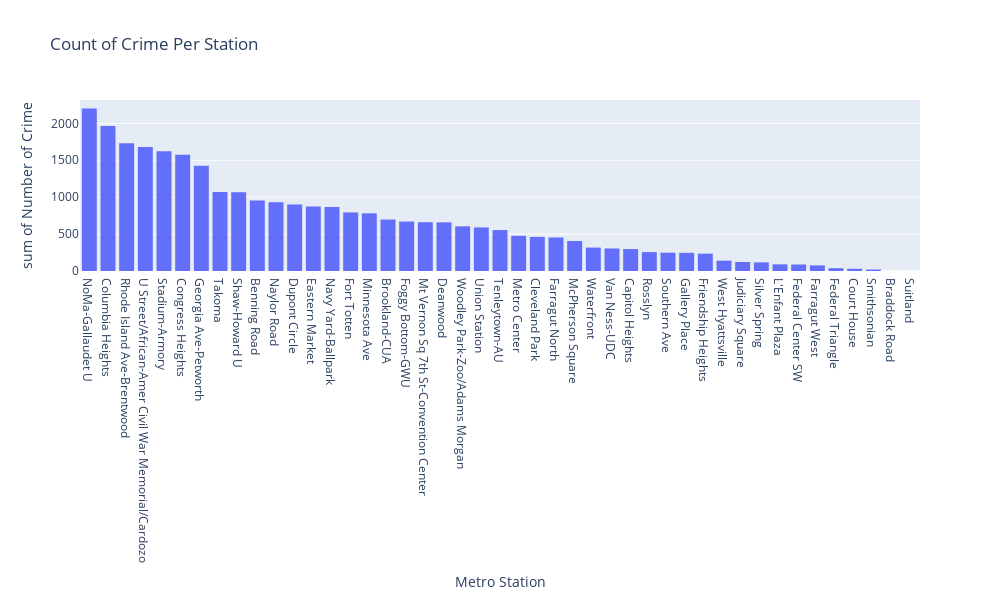

The code cell stored with this chart in its notebook:
### Code cell
import pandas as pd
import plotly.express as px

stationcrimes = pd.read_csv('closest_station.csv', sep=',')
fig = px.histogram(stationcrimes, 
                   x='Metro Station', 
                   y='Number of Crime',
                   nbins=24, 
                   width=1000, 
                   height=600,
                   title="Count of Crime Per Station"
                   )
fig.show()

### Figure 1 — Plotly figure (JSON) as saved in the notebook; plotly's stock layout.template omitted (floating-point values rounded to 4 significant figures)
{"data": [{"alignmentgroup": "True", "bingroup": "x", "histfunc": "sum", "hovertemplate": "Metro Station=%{x}<br>sum of Number of Crime=%{y}<extra></extra>", "legendgroup": "", "marker": {"color": "#636efa", "pattern": {"shape": ""}}, "name": "", "nbinsx": 24, "offsetgroup": "", "orientation": "v", "showlegend": false, "type": "histogram", "x": ["NoMa-Gallaudet U", "Columbia Heights", "Rhode Island Ave-Brentwood", "U Street/African-Amer Civil War Memorial/Cardozo", "Stadium-Armory", "Congress Heights", "Georgia Ave-Petworth", "Takoma", "Shaw-Howard U", "Benning Road", "Naylor Road", "Dupont Circle", "Eastern Market", "Navy Yard-Ballpark", "Fort Totten", "Minnesota Ave", "Brookland-CUA", "Foggy Bottom-GWU", "Mt Vernon Sq 7th St-Convention Center", "Deanwood", "Woodley Park-Zoo/Adams Morgan", "Union Station", "Tenleytown-AU", "Metro Center", "Cleveland Park", "Farragut North", "McPherson Square", "Waterfront", "Van Ness-UDC", "Capitol Heights", "Rosslyn", "Southern Ave", "Gallery Place", "Friendship Heights", "West Hyattsville", "Judiciary Square", "Silver Spring", "L'Enfant Plaza", "Federal Center SW", "Farragut West", "Federal Triangle", "Court House", "Smithsonian", "Braddock Road", "Suitland"], "xaxis": "x", "y": [2200, 1963, 1730, 1678, 1622, 1575, 1424, 1071, 1068, 955, 930, 902, 872, 868, 793, 781, 697, 670, 661, 659, 605, 590, 554, 477, 462, 454, 406, 317, 305, 297, 256, 248, 246, 235, 140, 122, 117, 90, 88, 76, 38, 30, 20, 1, 1], "yaxis": "y"}], "layout": {"barmode": "relative", "height": 600, "legend": {"tracegroupgap": 0}, "title": {"text": "Count of Crime Per Station"}, "width": 1000, "xaxis": {"anchor": "y", "domain": [0, 1], "title": {"text": "Metro Station"}}, "yaxis": {"anchor": "x", "domain": [0, 1], "title": {"text": "sum of Number of Crime"}}}}
